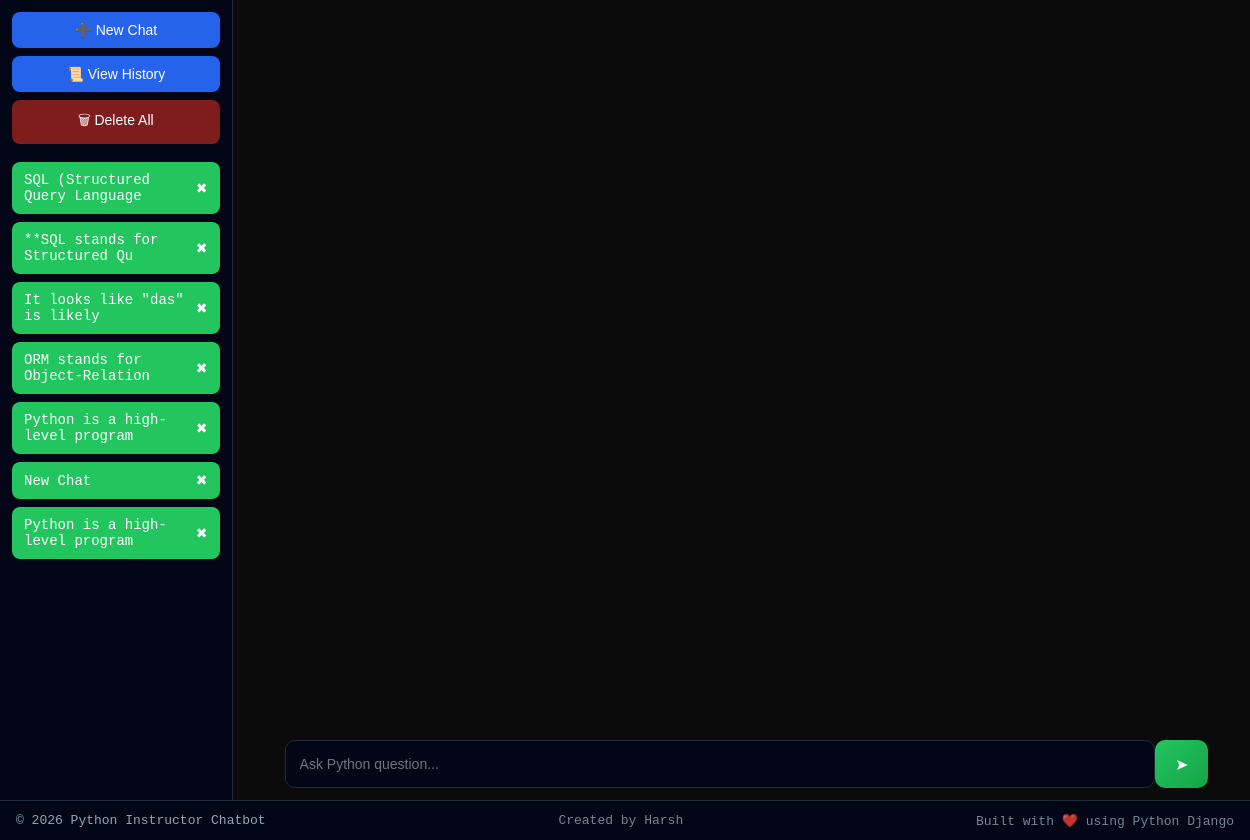
The app's page /, older data.
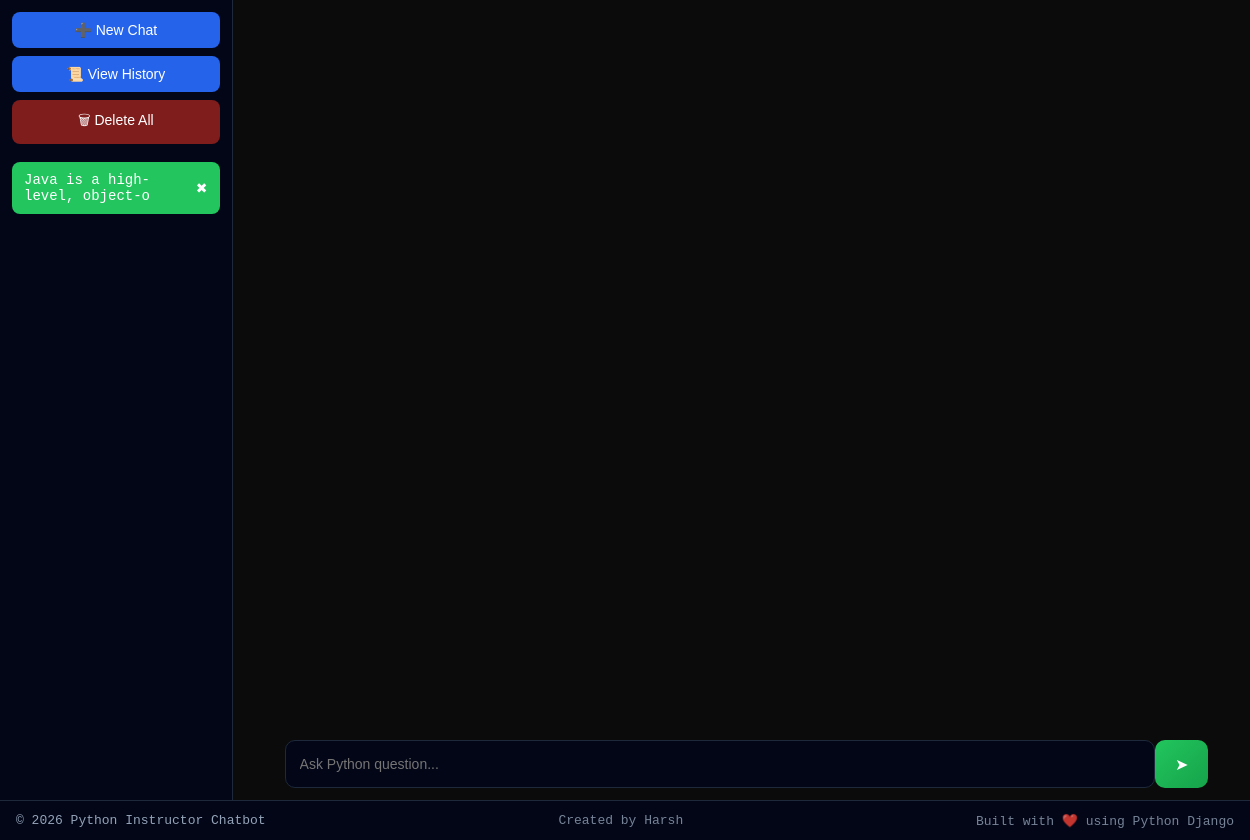
The same page, newer data.
### chatbot/models.py (models this page shows)
class Conversation(models.Model):
    id = models.UUIDField(primary_key=True, default=uuid.uuid4, editable=False)
    title = models.CharField(max_length=120, default="New Chat")
    created_at = models.DateTimeField(auto_now_add=True)

### chatbot/views.py (the view)
# urls.py: path("", home),
def home(request):
    conversations = Conversation.objects.all().order_by("-created_at")
    active_id = request.GET.get("c")
    active_conversation = None
    messages = []
    if active_id:
        try:
            active_conversation = Conversation.objects.get(id=active_id)
            messages = active_conversation.messages.all().order_by("created_at")
        except Conversation.DoesNotExist:
            active_conversation = None
    return render(request, "index.html", {
        "conversations": conversations,
        "active": active_conversation,
        "messages": messages
    })

### chatbot/templates/index.html (shortened to what this page needs)
{% load static %}
<!doctype html>
<html>
  <head>
    <link
      rel="stylesheet"
      href="https://cdn.jsdelivr.net/npm/highlight.js@11.9.0/styles/github-dark.css"
    />
    <link rel="stylesheet" href="/static/style.css" />
    <link rel="stylesheet" href="/static/css/style.css">
    <link rel="stylesheet" href="css/style.css">
    <link rel="stylesheet" href="{% static 'style.css' %}">
    <link rel="stylesheet" href="static/style.css">
  </head>
  <body>
    <div class="app">
      <div class="sidebar">
        <button onclick="newChat()">➕ New Chat</button>
        <button onclick="location.href = '/history-all/'">
          📜 View History
        </button>
        <button class="danger" onclick="deleteAll()">🗑 Delete All</button>
        <div class="history">
          {% for c in conversations %}
          <div
            class="chat-item {% if active and c.id == active.id %}active{% endif %}"
          >
            <a href="/?c={{ c.id }}" onclick="closeSidebar()">
              {{ c.title }}
            </a>
            <span onclick="deleteChat('{{ c.id }}')">✖</span>
          </div>
          {% endfor %}
        </div>
      </div>
      <div class="chat-area">
        <div id="messages" class="messages">
        </div>
        {% include "chat_input.html" %}
      </div>
    </div>
    <footer class="app-footer">
      <span>© 2026 Python Instructor Chatbot</span>
      <span class="footer-right"> Created by Harsh </span>
      <span class="footer-right"> Built with ❤️ using Python Django </span>
    </footer>
  </body>
</html>

Row changes from the older to the newer data that the page shows:
removed Conversation: title "SQL (Structured Query Language"
removed Conversation: title "**SQL stands for Structured Qu"
removed Conversation: title "It looks like \"das\" is likely"
removed Conversation: title "ORM stands for Object-Relation"
removed Conversation: title "Python is a high-level program"
removed Conversation: title "New Chat"
removed Conversation: title "Python is a high-level program"
added Conversation: title "Java is a high-level, object-o"
